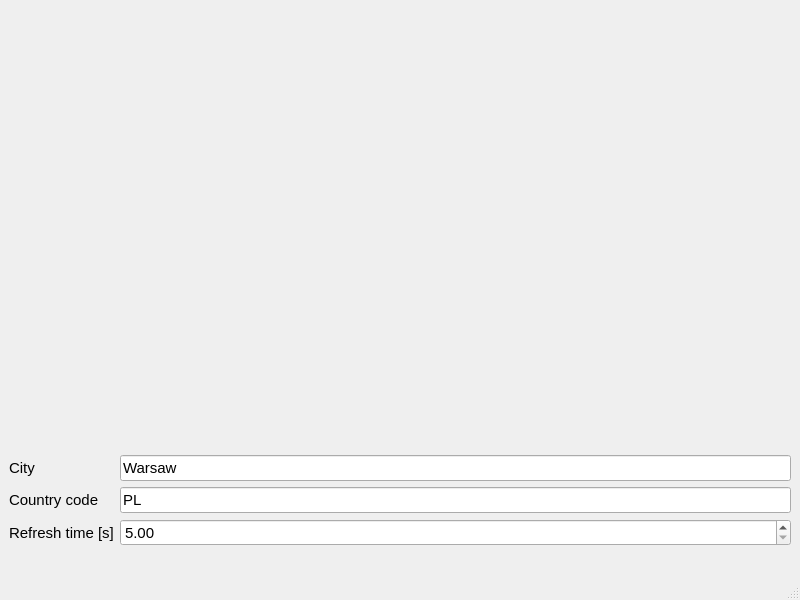
<?xml version="1.0" encoding="UTF-8"?>
<ui version="4.0">
 <class>MainWindow</class>
 <widget class="QMainWindow" name="MainWindow">
  <property name="geometry">
   <rect>
    <x>0</x>
    <y>0</y>
    <width>800</width>
    <height>600</height>
   </rect>
  </property>
  <property name="windowTitle">
   <string>MainWindow</string>
  </property>
  <widget class="QWidget" name="centralwidget">
   <layout class="QVBoxLayout" name="verticalLayout">
    <item>
     <widget class="TemperatureChart" name="temperatureChart" native="true">
      <property name="sizePolicy">
       <sizepolicy hsizetype="Preferred" vsizetype="Expanding">
        <horstretch>0</horstretch>
        <verstretch>1</verstretch>
       </sizepolicy>
      </property>
      <property name="font">
       <font>
        <pointsize>11</pointsize>
       </font>
      </property>
     </widget>
    </item>
    <item>
     <layout class="QFormLayout" name="formLayout">
      <property name="formAlignment">
       <set>Qt::AlignBottom|Qt::AlignLeading|Qt::AlignLeft</set>
      </property>
      <item row="2" column="1">
       <widget class="QLineEdit" name="countryCode">
        <property name="font">
         <font>
          <pointsize>11</pointsize>
         </font>
        </property>
        <property name="text">
         <string>PL</string>
        </property>
       </widget>
      </item>
      <item row="1" column="1">
       <widget class="QLineEdit" name="cityName">
        <property name="font">
         <font>
          <pointsize>11</pointsize>
         </font>
        </property>
        <property name="text">
         <string>Warsaw</string>
        </property>
       </widget>
      </item>
      <item row="1" column="0">
       <widget class="QLabel" name="label">
        <property name="font">
         <font>
          <pointsize>11</pointsize>
         </font>
        </property>
        <property name="text">
         <string>City</string>
        </property>
       </widget>
      </item>
      <item row="2" column="0">
       <widget class="QLabel" name="label_2">
        <property name="font">
         <font>
          <pointsize>11</pointsize>
         </font>
        </property>
        <property name="text">
         <string>Country code</string>
        </property>
       </widget>
      </item>
      <item row="3" column="0">
       <widget class="QLabel" name="label_3">
        <property name="font">
         <font>
          <pointsize>11</pointsize>
         </font>
        </property>
        <property name="text">
         <string>Refresh time [s]</string>
        </property>
       </widget>
      </item>
      <item row="3" column="1">
       <widget class="QDoubleSpinBox" name="refreshTime">
        <property name="font">
         <font>
          <pointsize>11</pointsize>
         </font>
        </property>
        <property name="suffix">
         <string/>
        </property>
        <property name="minimum">
         <double>5.000000000000000</double>
        </property>
        <property name="maximum">
         <double>3600.000000000000000</double>
        </property>
        <property name="singleStep">
         <double>1.000000000000000</double>
        </property>
       </widget>
      </item>
     </layout>
    </item>
    <item>
     <widget class="QLabel" name="errorLabel">
      <property name="font">
       <font>
        <pointsize>11</pointsize>
       </font>
      </property>
      <property name="text">
       <string/>
      </property>
      <property name="alignment">
       <set>Qt::AlignHCenter|Qt::AlignTop</set>
      </property>
     </widget>
    </item>
   </layout>
  </widget>
  <widget class="QMenuBar" name="menubar">
   <property name="geometry">
    <rect>
     <x>0</x>
     <y>0</y>
     <width>800</width>
     <height>20</height>
    </rect>
   </property>
  </widget>
  <widget class="QStatusBar" name="statusbar"/>
 </widget>
 <customwidgets>
  <customwidget>
   <class>TemperatureChart</class>
   <extends>QWidget</extends>
   <header>widgets/TemperatureChart.h</header>
   <container>1</container>
  </customwidget>
 </customwidgets>
 <resources/>
 <connections/>
</ui>
